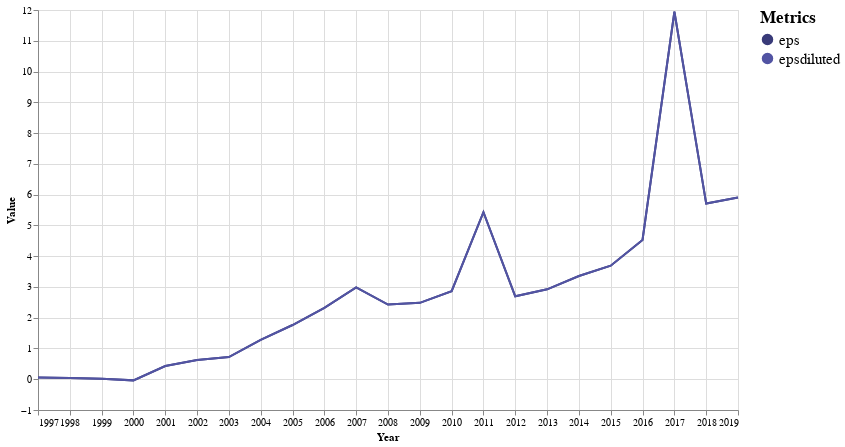

This figure's notebook cell:
### Markdown cell above
### EPS

### Code cell
#hide-input
make_multi_LineGraph(eps_g, False)

### Figure 1 — Vega-Lite specification as saved in the notebook (floating-point values rounded to 4 significant figures)
{"config": {"view": {"continuousWidth": 400, "continuousHeight": 300}}, "layer": [{"mark": "line", "encoding": {"color": {"type": "nominal", "field": "Metric", "legend": {"labelFontSize": 15, "title": "Metrics", "titleFontSize": 17}, "scale": {"scheme": "category20b"}}, "x": {"type": "temporal", "field": "Year"}, "y": {"type": "quantitative", "field": "Value", "scale": {"type": "linear"}}}}, {"mark": {"type": "rule", "color": "#1C00ff00"}, "encoding": {"x": {"type": "temporal", "field": "Year"}}, "transform": [{"filter": {"selection": "selector025"}}]}, {"mark": "circle", "encoding": {"color": {"type": "nominal", "field": "Metric", "legend": {"labelFontSize": 15, "title": "Metrics", "titleFontSize": 17}, "scale": {"scheme": "category20b"}}, "opacity": {"condition": {"value": 1, "selection": "selector025"}, "value": 0}, "x": {"type": "temporal", "field": "Year"}, "y": {"type": "quantitative", "field": "Value", "scale": {"type": "linear"}}}, "selection": {"selector025": {"type": "multi", "fields": ["Metric"], "bind": "legend", "on": "mouseover", "nearest": true, "empty": "none"}}}, {"mark": {"type": "text", "align": "left", "dx": 5, "dy": -5, "stroke": "white", "strokeWidth": 4}, "encoding": {"color": {"type": "nominal", "field": "Metric", "legend": {"labelFontSize": 15, "title": "Metrics", "titleFontSize": 17}, "scale": {"scheme": "category20b"}}, "text": {"type": "quantitative", "field": "Value"}, "x": {"type": "temporal", "field": "Year"}, "y": {"type": "quantitative", "field": "Value", "scale": {"type": "linear"}}}, "transform": [{"filter": {"selection": "selector025"}}]}, {"mark": {"type": "text", "align": "left", "dx": 5, "dy": -5}, "encoding": {"color": {"type": "nominal", "field": "Metric", "legend": {"labelFontSize": 15, "title": "Metrics", "titleFontSize": 17}, "scale": {"scheme": "category20b"}}, "text": {"type": "quantitative", "field": "Value"}, "x": {"type": "temporal", "field": "Year"}, "y": {"type": "quantitative", "field": "Value", "scale": {"type": "linear"}}}, "transform": [{"filter": {"selection": "selector025"}}]}], "data": {"name": "data-9f853c8adcdd9247efec836fa72d56f1"}, "height": 400, "width": 700, "$schema": "https://vega.github.io/schema/vega-lite/v4.8.1.json", "datasets": {"data-9f853c8adcdd9247efec836fa72d56f1": [{"Year": "2019", "Metric": "eps", "Value": 5.908}, {"Year": "2019", "Metric": "epsdiluted", "Value": 5.908}, {"Year": "2018", "Metric": "eps", "Value": 5.708}, {"Year": "2018", "Metric": "epsdiluted", "Value": 5.708}, {"Year": "2017", "Metric": "eps", "Value": 11.94}, {"Year": "2017", "Metric": "epsdiluted", "Value": 11.94}, {"Year": "2016", "Metric": "eps", "Value": 4.526}, {"Year": "2016", "Metric": "epsdiluted", "Value": 4.526}, {"Year": "2015", "Metric": "eps", "Value": 3.691}, {"Year": "2015", "Metric": "epsdiluted", "Value": 3.691}, {"Year": "2014", "Metric": "eps", "Value": 3.354}, {"Year": "2014", "Metric": "epsdiluted", "Value": 3.354}, {"Year": "2013", "Metric": "eps", "Value": 2.921}, {"Year": "2013", "Metric": "epsdiluted", "Value": 2.921}, {"Year": "2012", "Metric": "eps", "Value": 2.697}, {"Year": "2012", "Metric": "epsdiluted", "Value": 2.697}, {"Year": "2011", "Metric": "eps", "Value": 5.429}, {"Year": "2011", "Metric": "epsdiluted", "Value": 5.429}, {"Year": "2010", "Metric": "eps", "Value": 2.861}, {"Year": "2010", "Metric": "epsdiluted", "Value": 2.861}, {"Year": "2009", "Metric": "eps", "Value": 2.482}, {"Year": "2009", "Metric": "epsdiluted", "Value": 2.482}, {"Year": "2008", "Metric": "eps", "Value": 2.427}, {"Year": "2008", "Metric": "epsdiluted", "Value": 2.427}, {"Year": "2007", "Metric": "eps", "Value": 2.986}, {"Year": "2007", "Metric": "epsdiluted", "Value": 2.986}, {"Year": "2006", "Metric": "eps", "Value": 2.319}, {"Year": "2006", "Metric": "epsdiluted", "Value": 2.319}, {"Year": "2005", "Metric": "eps", "Value": 1.762}, {"Year": "2005", "Metric": "epsdiluted", "Value": 1.762}, {"Year": "2004", "Metric": "eps", "Value": 1.276}, {"Year": "2004", "Metric": "epsdiluted", "Value": 1.276}, {"Year": "2003", "Metric": "eps", "Value": 0.7195}, {"Year": "2003", "Metric": "epsdiluted", "Value": 0.7195}, {"Year": "2002", "Metric": "eps", "Value": 0.6261}, {"Year": "2002", "Metric": "epsdiluted", "Value": 0.6261}, {"Year": "2001", "Metric": "eps", "Value": 0.4293}, {"Year": "2001", "Metric": "epsdiluted", "Value": 0.4293}, {"Year": "2000", "Metric": "eps", "Value": -0.03708}, {"Year": "2000", "Metric": "epsdiluted", "Value": -0.03708}, {"Year": "1999", "Metric": "eps", "Value": 0.01697}, {"Year": "1999", "Metric": "epsdiluted", "Value": 0.01697}, {"Year": "1998", "Metric": "eps", "Value": 0.044}, {"Year": "1998", "Metric": "epsdiluted", "Value": 0.044}, {"Year": "1997", "Metric": "eps", "Value": 0.05468}, {"Year": "1997", "Metric": "epsdiluted", "Value": 0.05468}]}}
